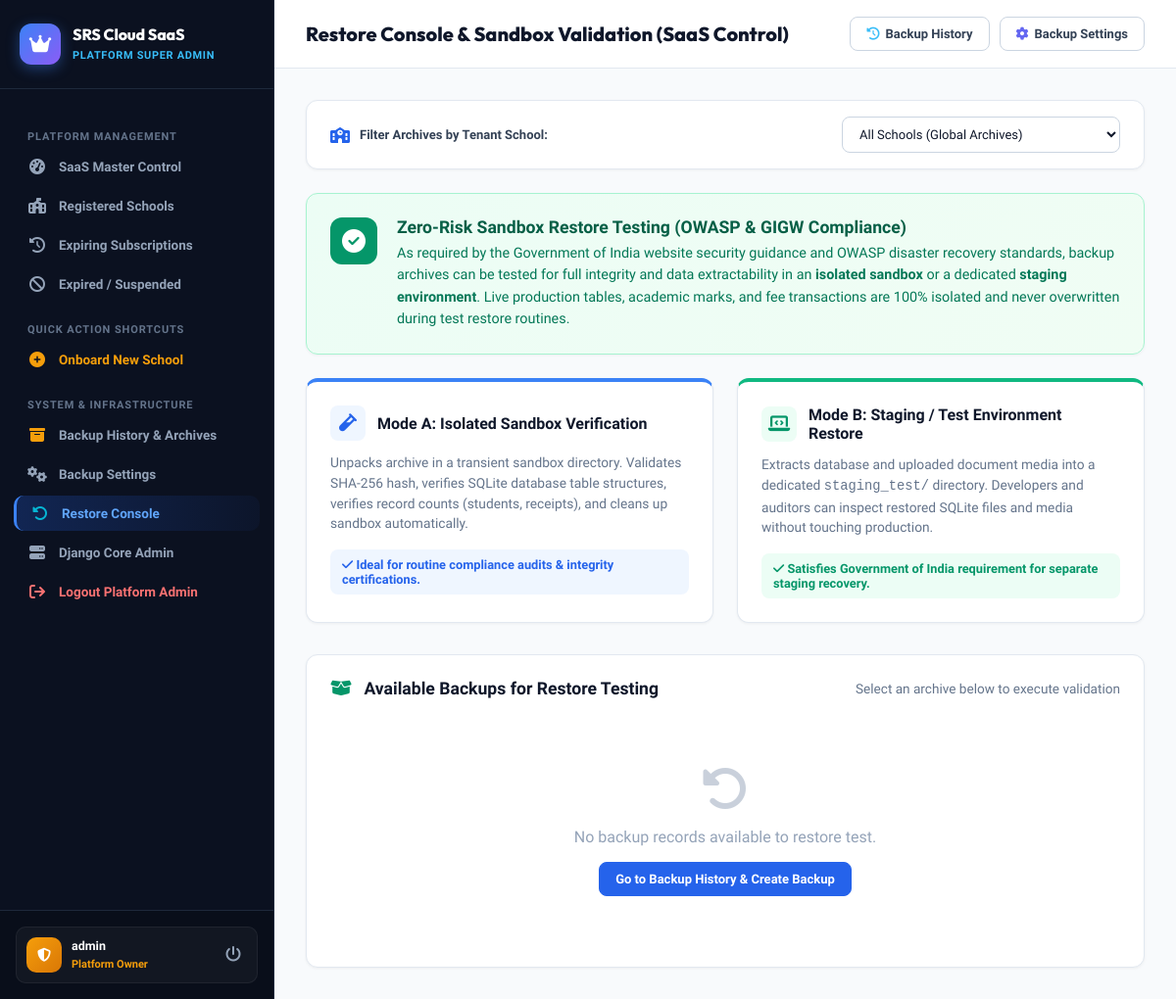
Before: /backup/restore/ (signed in) with the older database file.
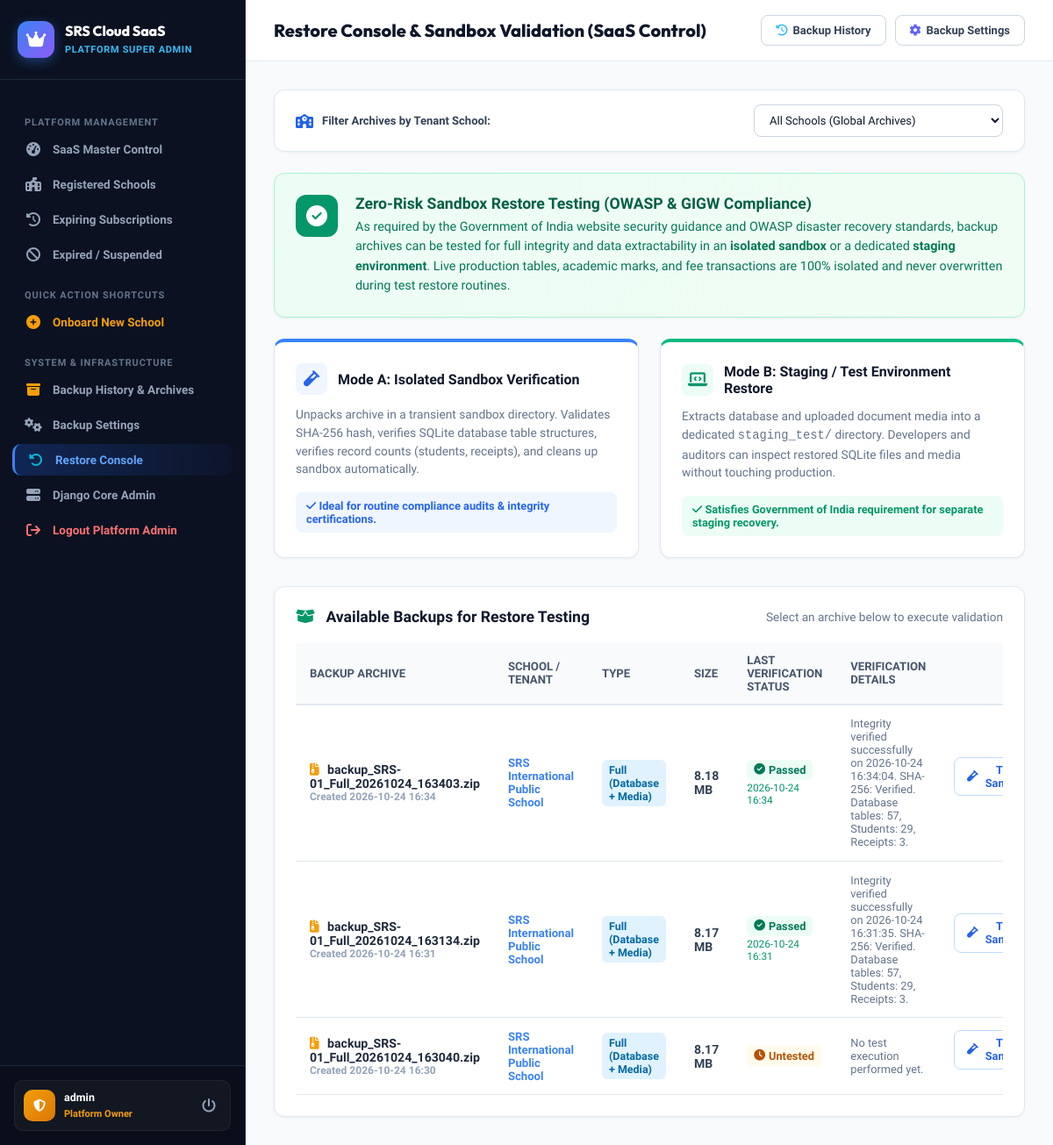
After: the same page with the newer database file.
### school_erp/models.py (models this page shows, shortened)
class BackupLog(models.Model):
    BACKUP_TYPE_CHOICES = [
        ('Full', 'Full (Database + Media)'),
        ('Database_Only', 'Database Only'),
        ('Media_Only', 'Media Only'),
    ]
    STATUS_CHOICES = [
        ('Success', 'Success'),
        ('Failed', 'Failed'),
        ('In_Progress', 'In Progress'),
    ]
    school = models.ForeignKey(SchoolProfile, on_delete=models.CASCADE, related_name='backup_logs')
    backup_name = models.CharField(max_length=255)
    file_path = models.CharField(max_length=500)
    file_size_mb = models.DecimalField(max_digits=10, decimal_places=2, default=Decimal('0.00'))
    checksum_sha256 = models.CharField(max_length=64, blank=True, default="", help_text="SHA-256 integrity checksum")
    backup_type = models.CharField(max_length=30, choices=BACKUP_TYPE_CHOICES, default='Full')
    status = models.CharField(max_length=20, choices=STATUS_CHOICES, default='Success')
    is_encrypted = models.BooleanField(default=True)
    is_verified = models.BooleanField(default=False, help_text="Verified through isolated restore test")
    verified_at = models.DateTimeField(null=True, blank=True)
    verification_notes = models.TextField(blank=True, default="")
    created_by = models.ForeignKey(User, on_delete=models.SET_NULL, null=True, blank=True)
    created_at = models.DateTimeField(default=timezone.now)
    class Meta:
        ordering = ['-created_at']

class SchoolProfile(models.Model):
    name = models.CharField(max_length=150, default="SRS International Public School")
    short_name = models.CharField(max_length=50, blank=True, default="SRS School ERP")
    tagline = models.CharField(max_length=200, blank=True, default="Empowering Minds, Shaping Futures")
    affiliation_number = models.CharField(max_length=100, blank=True, default="CBSE-AFF/2026/SRS8892")
    board = models.CharField(max_length=50, blank=True, default="CBSE")
    school_code = models.CharField(max_length=50, default="SRS-DEL-042")
    address = models.TextField(blank=True, default="SRS Knowledge Park, Knowledge Boulevard, Sector 62, New Delhi - 110092")
    phone = models.CharField(max_length=30, blank=True, default="+91 98765 43210 / 011-23456789")
    email = models.EmailField(blank=True, default="contact@srsschool.edu.in")
    website = models.URLField(blank=True, default="https://srsschool.edu.in")
    principal_name = models.CharField(max_length=100, blank=True, default="Dr. Rajeshwar Sharma, Ph.D.")
    currency_symbol = models.CharField(max_length=10, blank=True, default="₹")
    academic_year = models.CharField(max_length=20, blank=True, default="2026-2027")
    logo = models.ImageField(upload_to='school_logos/', blank=True, null=True, help_text="Official School Logo for Receipts & Reports")
    principal_signature = models.ImageField(upload_to='school_signatures/', blank=True, null=True, help_text="Principal Signature / Official Stamp")
    upi_id = models.CharField(max_length=100, blank=True, default="srsschool@upi", help_text="College / School UPI ID for QR Payments")
    upi_payee_name = models.CharField(max_length=150, blank=True, default="SRS International Public School", help_text="Payee Name displayed in UPI apps")
    upi_qr_code = models.ImageField(upload_to='school_qr/', blank=True, null=True, help_text="Bank Merchant UPI QR Code Image")
    enable_qr_collection = models.BooleanField(default=True, help_text="Show QR Code on Fee Counter & Slips")
    registered_session_name = models.CharField(max_length=50, default="2026-2027", help_text="Initial registration session. School cannot create past sessions.")
    registered_session_start_date = models.DateField(default=datetime.date(2026, 4, 1), help_text="Anchor start date of registration session")
    subscription_plan_name = models.CharField(max_length=100, default="Standard SaaS Plan (₹499/mo)")
    subscription_monthly_fee = models.DecimalField(max_digits=10, decimal_places=2, default=Decimal('499.00'))
    subscription_start_date = models.DateField(default=datetime.date.today)
    subscription_end_date = models.DateField(default=datetime.date(2026, 10, 28))
    is_active = models.BooleanField(default=True, help_text="Set false by Super Admin to deactivate school access")
    notes = models.TextField(blank=True, null=True, help_text="Admin remarks / payment references")
    created_at = models.DateTimeField(default=timezone.now)
    @property
    def days_remaining(self):
        if not self.subscription_end_date:
            return 0
        today = timezone.now().date()
        return (self.subscription_end_date - today).days
    class Meta:
        verbose_name = "School Profile"
        verbose_name_plural = "School Profiles"

### school_erp/views.py (the view)
# urls.py: path('backup/restore/', views.backup_restore_view, name='backup_restore'),
@require_superadmin
def backup_restore_view(request):
    schools = SchoolProfile.objects.all().order_by('name')
    selected_school_id = request.GET.get('school_id', '').strip()
    backups = BackupLog.objects.select_related('school').all().order_by('-created_at')
    if selected_school_id:
        try:
            backups = backups.filter(school_id=int(selected_school_id))
        except (ValueError, TypeError):
            pass
    ctx = {
        'backups': backups,
        'schools': schools,
        'selected_school_id': selected_school_id,
        'title': 'SaaS Restore Console & Sandbox Verification'
    }
    return render(request, 'school_erp/backup_restore.html', ctx)

### school_erp/context_processors.py (called while the page is built, shortened)
def get_current_school(request):
    user = getattr(request, 'user', None)
    if user and user.is_authenticated:
        profile_obj = getattr(user, 'profile', None)
        if profile_obj and profile_obj.school:
            return profile_obj.school

### school_erp/views.py (called while the page is built)
def is_superadmin_user(user):
    if not user or not user.is_authenticated:
        return False
    if user.is_superuser:
        return True
    profile = getattr(user, 'profile', None)
    return bool(profile and profile.is_platform_superadmin)

def require_superadmin(view_func):
    @wraps(view_func)
    def _wrapped(request, *args, **kwargs):
        if not is_superadmin_user(request.user):
            messages.error(request, "Access Denied: This section is restricted exclusively to SaaS Platform Super Administrators.")
            return redirect('dashboard')
        return view_func(request, *args, **kwargs)
    return _wrapped

### templates/school_erp/backup_restore.html (shortened to what the changed rows need)
{% extends 'school_erp/saas_base.html' %}
{% block page_title %}Restore Console &amp; Sandbox Validation (SaaS Control){% endblock %}
{% block content %}
<div style="max-width:1300px; margin:0 auto;">
  <div class="card-panel" style="padding:1.5rem;">
    {% if backups %}
    <div class="table-responsive">
      <table class="custom-table" style="width:100%; border-collapse:collapse; margin:0;">
        <thead>
          <tr style="background:#f8fafc; border-bottom:2px solid #e2e8f0; text-align:left; font-size:0.82rem; color:#475569; text-transform:uppercase;">
            <th style="padding:0.75rem 1rem;">Backup Archive</th>
            <th style="padding:0.75rem 1rem;">School / Tenant</th>
            <th style="padding:0.75rem 1rem;">Type</th>
            <th style="padding:0.75rem 1rem;">Size</th>
            <th style="padding:0.75rem 1rem;">Last Verification Status</th>
            <th style="padding:0.75rem 1rem;">Verification Details</th>
            <th style="padding:0.75rem 1rem; text-align:right;">Restore Test Actions</th>
          </tr>
        </thead>
        <tbody>
          {% for b in backups %}
          <tr style="border-bottom:1px solid #f1f5f9; font-size:0.88rem;">
            <td style="padding:0.85rem 1rem; font-weight:700; color:#1e293b;">
              <i class="fa-solid fa-file-zipper" style="color:#f59e0b; margin-right:6px;"></i>
              {{ b.backup_name }}
              <div style="font-size:0.75rem; color:#94a3b8;">Created {{ b.created_at|date:"Y-m-d H:i" }}</div>
            </td>
            <td style="padding:0.85rem 1rem; font-size:0.82rem; color:#3b82f6; font-weight:700;">
              {{ b.school.name }}
            </td>
            <td style="padding:0.85rem 1rem;">
              <span class="badge" style="background:#e0f2fe; color:#0369a1; font-weight:700; font-size:0.78rem;">
                {{ b.get_backup_type_display }}
              </span>
            </td>
            <td style="padding:0.85rem 1rem; font-weight:600; color:#334155;">
              {{ b.file_size_mb }} MB
            </td>
            <td style="padding:0.85rem 1rem;">
              {% if b.is_verified %}
                <span class="badge" style="background:#ecfdf5; color:#047857; font-weight:700; font-size:0.8rem;">
                  <i class="fa-solid fa-circle-check"></i> Passed
                </span>
                <div style="font-size:0.74rem; color:#059669; margin-top:2px;">{{ b.verified_at|date:"Y-m-d H:i" }}</div>
              {% else %}
                <span class="badge" style="background:#fffbeb; color:#b45309; font-weight:700; font-size:0.8rem;">
                  <i class="fa-solid fa-clock"></i> Untested
                </span>
              {% endif %}
            </td>
            <td style="padding:0.85rem 1rem; font-size:0.8rem; color:#64748b; max-width:320px;">
              {{ b.verification_notes|default:"No test execution performed yet." }}
            </td>
            <td style="padding:0.85rem 1rem; text-align:right;">
              <div style="display:inline-flex; gap:8px;">
                <form method="POST" action="{% url 'backup_restore_test' b.id %}" style="display:inline;">
                  <button type="submit" class="btn btn-secondary" style="padding:0.4rem 0.85rem; font-size:0.8rem; font-weight:700; color:#2563eb; border-color:#bfdbfe;">
                    <i class="fa-solid fa-vial"></i> Test Sandbox
                  </button>
                </form>
              </div>
            </td>
          </tr>
          {% endfor %}
        </tbody>
      </table>
    </div>
    {% else %}
    <div style="text-align:center; padding:3rem 1rem; color:#94a3b8;">
      <i class="fa-solid fa-rotate-left" style="font-size:3rem; margin-bottom:1rem; opacity:0.5;"></i>
      <p style="font-size:1rem; margin:0;">No backup records available to restore test.</p>
      <a href="{% url 'backup_history' %}" class="btn btn-primary" style="margin-top:1rem; display:inline-block; font-weight:700;">
        Go to Backup History &amp; Create Backup
      </a>
    </div>
    {% endif %}
  </div>
</div>
{% endblock %}

Changed rows visible on the page:
added BackupLog: backup_name "backup_SRS-01_Full_20261024_163403.zip", created_at "2026-10-24 16:34", school.name "SRS International Public School", backup_type "Full (Database + Media)", file_size_mb "8.18", verified_at "2026-10-24 16:34", verification_notes "Integrity verified successfully on 2026-10-24 16:34:04. SHA-256: Verified. Database tables: 57, Students: 29, Receipts: 3."
added BackupLog: backup_name "backup_SRS-01_Full_20261024_163134.zip", created_at "2026-10-24 16:31", school.name "SRS International Public School", backup_type "Full (Database + Media)", file_size_mb "8.17", verified_at "2026-10-24 16:31", verification_notes "Integrity verified successfully on 2026-10-24 16:31:35. SHA-256: Verified. Database tables: 57, Students: 29, Receipts: 3."
added BackupLog: backup_name "backup_SRS-01_Full_20261024_163040.zip", created_at "2026-10-24 16:30", school.name "SRS International Public School", backup_type "Full (Database + Media)", file_size_mb "8.17", is_verified False (drawn), verification_notes "No test execution performed yet."
Other visible differences:
text no longer shown: "No backup records available to restore test. Go to Backup History & Create Backup"
text now shown: "BACKUP ARCHIVE SCHOOL / TENANT TYPE SIZE LAST VERIFICATION STATUS VERIFICATION DETAILS"
